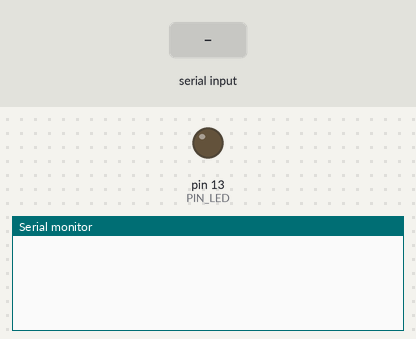
Recording of a sketch running on a simulated Arduino Uno, built with avr-gcc and run on an emulated ATmega328P. Shown: output pins drawn as LEDs (lit = HIGH), the last lines printed to the serial monitor. The test bench sets the inputs (shaded band).

Above: at 1.2 s.
1.3 s: ",\n" received over Serial
At 2.5 s:
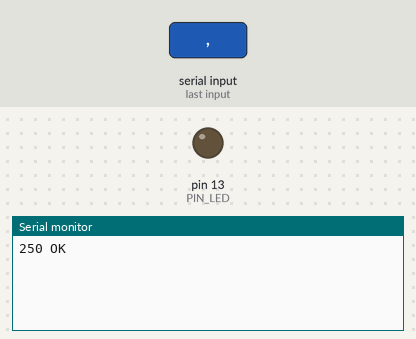
3.1 s: "90,45,200\n" received over Serial
At 3.9 s:
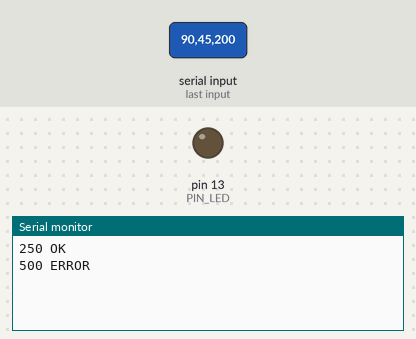

The sketch:

IRDuino.ino
```cpp
// (licence header left out)
#define LED_ON 1   //Set 0 to disable LED

#define PIN_LED 13 //LED indicator

#define PIN_RCV 2  //receiver Pin

#define DECODER_DETAILED_INFO false

#include <IRLibDecodeBase.h>
#include <IRLibSendBase.h>    //We need the base code
#include <IRLibAll.h>
//#include <IRLib_P01_NEC.h>
//#include <IRLib_P02_Sony.h>
//#include <IRLib_P07_NECx.h>
//#include <IRLib_P09_GICable.h>
//#include <IRLib_P11_RCMM.h>
#include <IRLibRecvPCI.h>
#include <IRLibCombo.h>
#include <IRLibRecv.h>

bool dumpResultMode=false; //for Debug and Setup

bool isRcvOn=false;

IRdecode irDecoder;

IRsend irSender;
IRrecv irReceiver(PIN_RCV);

void setup() {
  /* Qui ci va la configurazione dei PIN */
  pinMode(PIN_LED, OUTPUT);


  /* Qui le istruzioni di "startup" */
  Serial.begin(9600);
}

void loop() {

  rcvRoutine();

  while (Serial.available())
    {
        String bufferInput=Serial.readStringUntil('\n');
        int delim[3], j=0;
        for (int i = 0; i < bufferInput.length(); i++) {
          if (bufferInput.substring(i, i+1) == ",") {
            delim[j]=i;
            j++;
            if (j==3) break;
          }
        }
        int opcode=bufferInput.substring(0, delim[0]).toInt();
        long param1=bufferInput.substring(delim[0]+1, delim[1]).toInt();
        long param2=bufferInput.substring(delim[1]+1, delim[2]).toInt();
        long param3=bufferInput.substring(delim[2]+1).toInt();

        /*Serial.print(param1);
        Serial.print(",");
        Serial.print(param2);
        Serial.print(",");
        Serial.println(param3);*/

        cmdDispatch(opcode, param1, param2, param3);

    }
}

void rcvRoutine()
{
  if(isRcvOn){
    if (irReceiver.getResults()) {
      irDecoder.decode();
      if(dumpResultMode)
        irDecoder.dumpResults(DECODER_DETAILED_INFO);
      else{
        Serial.print(irDecoder.value, HEX);
        Serial.print(",");
        Serial.print(irDecoder.protocolNum);
        Serial.print(",");
        Serial.println(irDecoder.bits);
      }
      irReceiver.enableIRIn();
  }
  }

}

/* Lista comandi */
void cmdDispatch(int opcode, long param1, long param2, long param3)
{
 bool success=false;

  switch(opcode)
  {
   case 0:
          irSender.send(param1, (uint32_t) param2, param3);
          success=true;
          delay(300);
          break;
   case 1:
          success=recvCmdDispatch(param1, param2);
          break;
   case 2:
          break;
  }

  if (!success)
    Serial.println("500 ERROR");
  else
    Serial.println("250 OK");

}

bool recvCmdDispatch(long param1, long param2)
{
  bool success=false;

  if (param1==0 && param2==0)
  {
    //irReceive.receive()
    success=true;
  }

  if (param1==1 && param2==0)
  {
    irReceiver.disableIRIn();
    isRcvOn=false;
    success=true;
  }

  else if (param1==1 && param2==1)
  {
    irReceiver.enableIRIn();
    isRcvOn=true;
    success=true;
  }


  else if (param1==2 && param2==1)
  {
    irReceiver.blink13(true);
    success=true;
  }

  else if (param1==2 && param2==0)
  {
    irReceiver.blink13(false);
    success=true;
  }

   else if (param1==3 && param2==1)
  {
    dumpResultMode=true;
    success=true;
  }

  else if (param1==3 && param2==0)
  {
    dumpResultMode=false;
    success=true;
  }

  return success;
}
```

Measured:
- after the input at 1.3 s, the serial monitor: prints a new line after 0.37 s (image 1)
- after the input at 3.1 s, the serial monitor: prints a new line at once (image 2)
